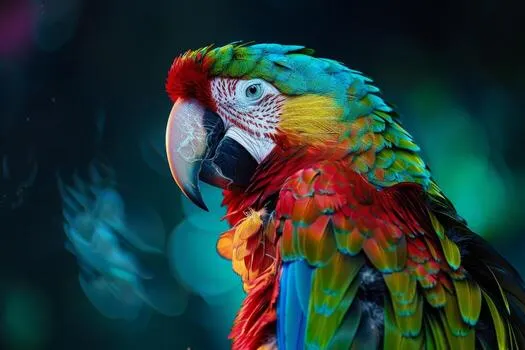
#> input picture bird.jpg, 525 x 350 px
$ jupyter execute Ex03.ipynb
#> lines starting #> are read from the running program, lines starting #| are printed output that depends on the picture
## EX03 - Histogram Equalization
### Name: Raviprasath K
### Register No.: 212224230225

[cell 1]
import cv2
import numpy as np
import matplotlib.pyplot as plt
img = cv2.imread('bird.jpg',cv2.IMREAD_GRAYSCALE)
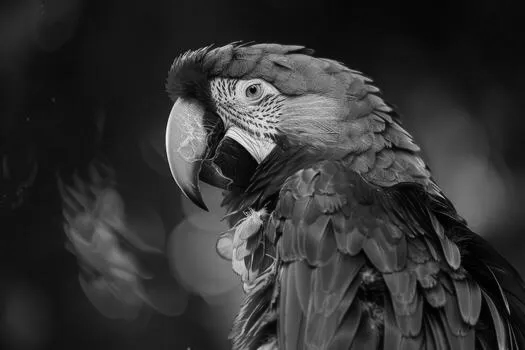
#> img: shape (350, 525); min 0, max 247, mean 50.6
plt.imshow(img, cmap='gray')
plt.title('original_image')
plt.show()

[cell 2]
plt.hist(img.ravel(),256,range = [0, 256]);
plt.title('Original Image')
plt.show()
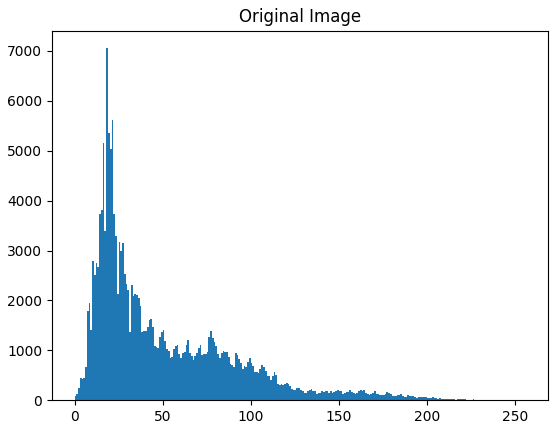
#> figure drawn by matplotlib, 1 panel; tallest bar 7056 high, from x = 18 to 19

[cell 3]
img_eq = cv2.equalizeHist(img)
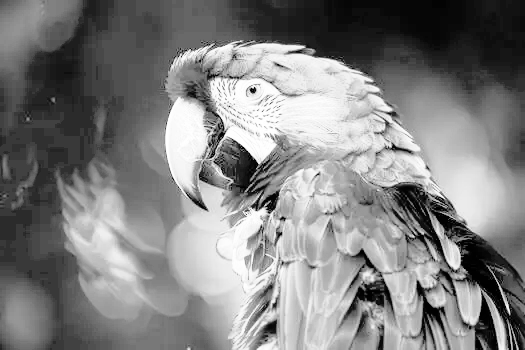
#> img_eq: shape (350, 525); min 0, max 255, mean 129
plt.hist(img_eq.ravel(), 256, range = [0, 256]);
plt.title('Equalized Histogram')
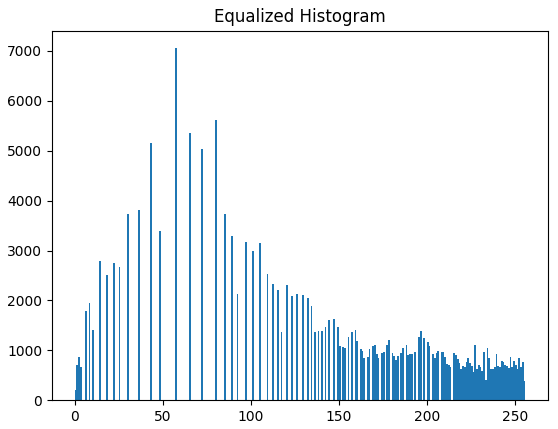
#> figure drawn by matplotlib, 1 panel; tallest bar 7056 high, from x = 57 to 58

[cell 4]
plt.imshow(img_eq, cmap='gray')
plt.title('original image')
plt.show()

[cell 5]
img = cv2.imread('bird.jpg', cv2.IMREAD_COLOR)
#> img is the input picture: shape (350, 525, 3); mean B, G, R 54.7, 57.2, 35.9
img_hsv = cv2.cvtColor(img, cv2.COLOR_BGR2HSV)
#> img_hsv: shape (350, 525, 3); mean H, S, V 88.2, 198.6, 76.4
img_hsv[:,:,2] = cv2.equalizeHist(img_hsv[:, :, 2])
#> img_hsv: shape (350, 525, 3); mean H, S, V 88.2, 198.6, 128.6
img_eq = cv2.cvtColor(img_hsv, cv2.COLOR_HSV2BGR)
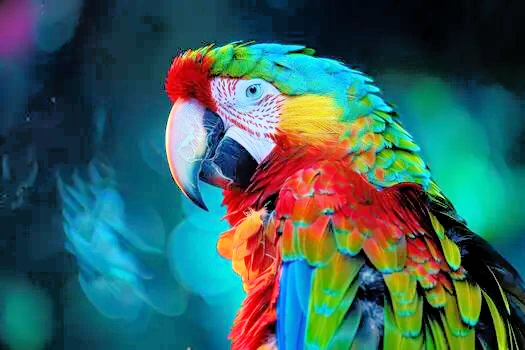
#> img_eq: shape (350, 525, 3); mean B, G, R 93.7, 96.8, 56.2
plt.subplot(121); plt.imshow(img[:, :, ::-1]); plt.title('Original Color Image')
plt.subplot(122); plt.imshow(img_eq[:, :, ::-1]); plt.title('Equalized Image')
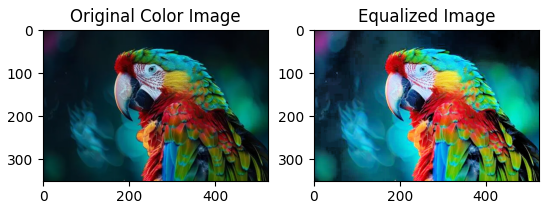
#> figure drawn by matplotlib, 2 panels

[cell 6]
plt.figure(figsize = [12,10])
plt.subplot(221); plt.imshow(img[:, :, ::-1]); plt.title('Original Color Image')
plt.subplot(222); plt.imshow(img_eq[:, :, ::-1]); plt.title('Equalized Image')
plt.subplot(223); plt.hist(img.ravel(),256,range = [0, 256]); plt.title('Original Image')
plt.subplot(224); plt.hist(img_eq.ravel(),256,range = [0, 256]); plt.title('Histogram Equalized')
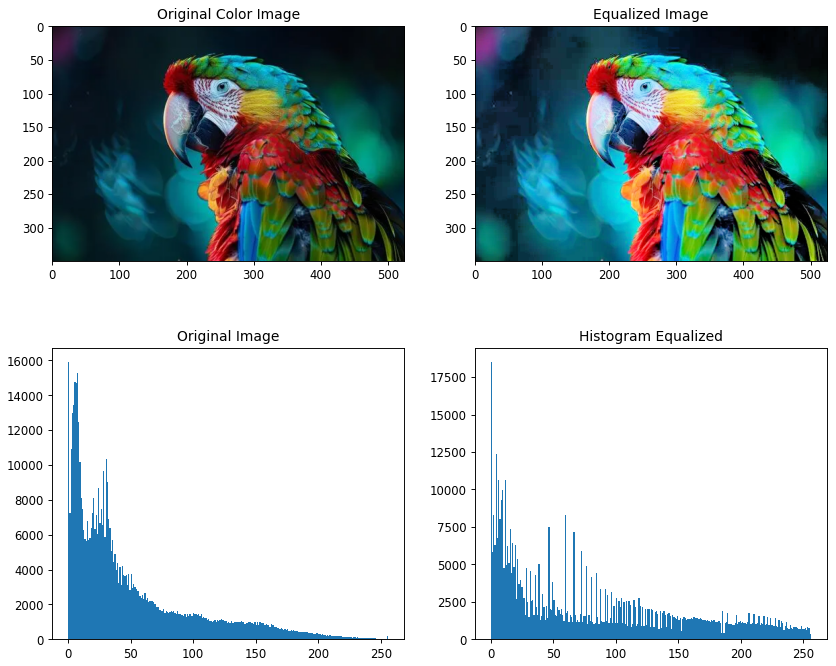
#> figure drawn by matplotlib, 4 panels; panel 3: tallest bar 15936 high, from x = 0 to 1; panel 4: tallest bar 18538 high, from x = 0 to 1
